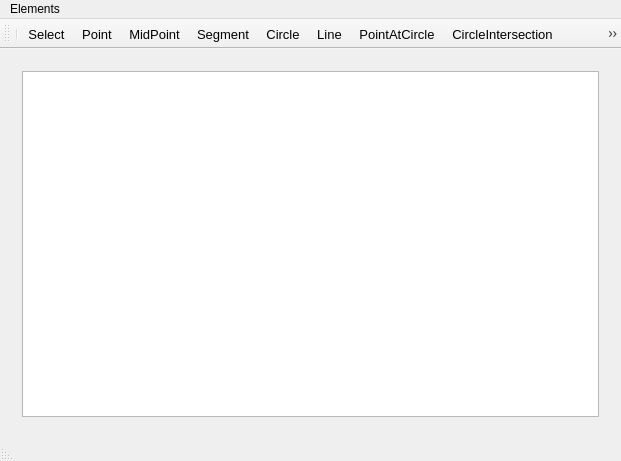
<?xml version="1.0" encoding="UTF-8"?>
<ui version="4.0">
 <class>MainWindow</class>
 <widget class="QMainWindow" name="MainWindow">
  <property name="geometry">
   <rect>
    <x>0</x>
    <y>0</y>
    <width>621</width>
    <height>461</height>
   </rect>
  </property>
  <property name="windowTitle">
   <string>MainWindow</string>
  </property>
  <widget class="QWidget" name="centralWidget">
   <layout class="QGridLayout" name="gridLayout">
    <item row="0" column="0">
     <widget class="QWidget" name="mainWidget" native="true">
      <layout class="QGridLayout" name="gridLayout_2">
       <item row="0" column="0">
        <widget class="GeometryView" name="graphicsView">
         <property name="mouseTracking">
          <bool>true</bool>
         </property>
        </widget>
       </item>
      </layout>
     </widget>
    </item>
   </layout>
  </widget>
  <widget class="QMenuBar" name="menuBar">
   <property name="geometry">
    <rect>
     <x>0</x>
     <y>0</y>
     <width>621</width>
     <height>20</height>
    </rect>
   </property>
   <widget class="QMenu" name="menuElements">
    <property name="font">
     <font>
      <pointsize>10</pointsize>
     </font>
    </property>
    <property name="title">
     <string>Elements</string>
    </property>
    <addaction name="actionAddPoint"/>
    <addaction name="actionAddSegment"/>
    <addaction name="actionKreis"/>
    <addaction name="actionVisible"/>
    <addaction name="actionRemove"/>
    <addaction name="actionCleanTracker"/>
   </widget>
   <addaction name="menuElements"/>
  </widget>
  <widget class="QStatusBar" name="statusBar">
   <property name="layoutDirection">
    <enum>Qt::RightToLeft</enum>
   </property>
  </widget>
  <widget class="QToolBar" name="toolBar">
   <property name="font">
    <font>
     <family>Segoe UI</family>
     <pointsize>10</pointsize>
    </font>
   </property>
   <property name="windowTitle">
    <string>toolBar</string>
   </property>
   <attribute name="toolBarArea">
    <enum>TopToolBarArea</enum>
   </attribute>
   <attribute name="toolBarBreak">
    <bool>false</bool>
   </attribute>
   <addaction name="separator"/>
   <addaction name="actionSelect"/>
   <addaction name="actionAddPoint"/>
   <addaction name="actionMidPoint"/>
   <addaction name="actionAddSegment"/>
   <addaction name="actionKreis"/>
   <addaction name="actionLine"/>
   <addaction name="actionPointAtCircle"/>
   <addaction name="actionCircleIntersection"/>
   <addaction name="actionDynamicCircle"/>
   <addaction name="actionTracker"/>
  </widget>
  <action name="actionAddPoint">
   <property name="checkable">
    <bool>true</bool>
   </property>
   <property name="text">
    <string>Point</string>
   </property>
   <property name="toolTip">
    <string>Add Point</string>
   </property>
   <property name="font">
    <font>
     <family>Segoe UI</family>
     <pointsize>10</pointsize>
    </font>
   </property>
  </action>
  <action name="actionAddSegment">
   <property name="checkable">
    <bool>true</bool>
   </property>
   <property name="text">
    <string>Segment</string>
   </property>
   <property name="toolTip">
    <string>Add Segment</string>
   </property>
   <property name="font">
    <font>
     <family>Segoe UI</family>
     <pointsize>10</pointsize>
    </font>
   </property>
  </action>
  <action name="actionKreis">
   <property name="checkable">
    <bool>true</bool>
   </property>
   <property name="text">
    <string>Circle</string>
   </property>
   <property name="font">
    <font>
     <family>Segoe UI</family>
     <pointsize>10</pointsize>
    </font>
   </property>
  </action>
  <action name="actionSelect">
   <property name="checkable">
    <bool>true</bool>
   </property>
   <property name="text">
    <string>Select</string>
   </property>
   <property name="font">
    <font>
     <family>Segoe UI</family>
     <pointsize>10</pointsize>
    </font>
   </property>
   <property name="shortcutContext">
    <enum>Qt::WidgetWithChildrenShortcut</enum>
   </property>
  </action>
  <action name="actionLine">
   <property name="checkable">
    <bool>true</bool>
   </property>
   <property name="text">
    <string>Line</string>
   </property>
   <property name="font">
    <font>
     <family>Segoe UI</family>
     <pointsize>10</pointsize>
    </font>
   </property>
  </action>
  <action name="actionPointAtCircle">
   <property name="checkable">
    <bool>true</bool>
   </property>
   <property name="text">
    <string>PointAtCircle</string>
   </property>
  </action>
  <action name="actionDynamicCircle">
   <property name="checkable">
    <bool>true</bool>
   </property>
   <property name="text">
    <string>DynamicCircle</string>
   </property>
  </action>
  <action name="actionRemove">
   <property name="text">
    <string>Remove</string>
   </property>
  </action>
  <action name="actionVisible">
   <property name="text">
    <string>Visible</string>
   </property>
  </action>
  <action name="actionTracker">
   <property name="checkable">
    <bool>true</bool>
   </property>
   <property name="text">
    <string>Tracker</string>
   </property>
  </action>
  <action name="actionCleanTracker">
   <property name="text">
    <string>CleanTracker</string>
   </property>
  </action>
  <action name="actionMidPoint">
   <property name="checkable">
    <bool>true</bool>
   </property>
   <property name="text">
    <string>MidPoint</string>
   </property>
  </action>
  <action name="actionCircleIntersection">
   <property name="checkable">
    <bool>true</bool>
   </property>
   <property name="text">
    <string>CircleIntersection</string>
   </property>
  </action>
 </widget>
 <layoutdefault spacing="6" margin="11"/>
 <customwidgets>
  <customwidget>
   <class>GeometryView</class>
   <extends>QGraphicsView</extends>
   <header location="global">GeometryView.h</header>
  </customwidget>
 </customwidgets>
 <resources/>
 <connections/>
</ui>
